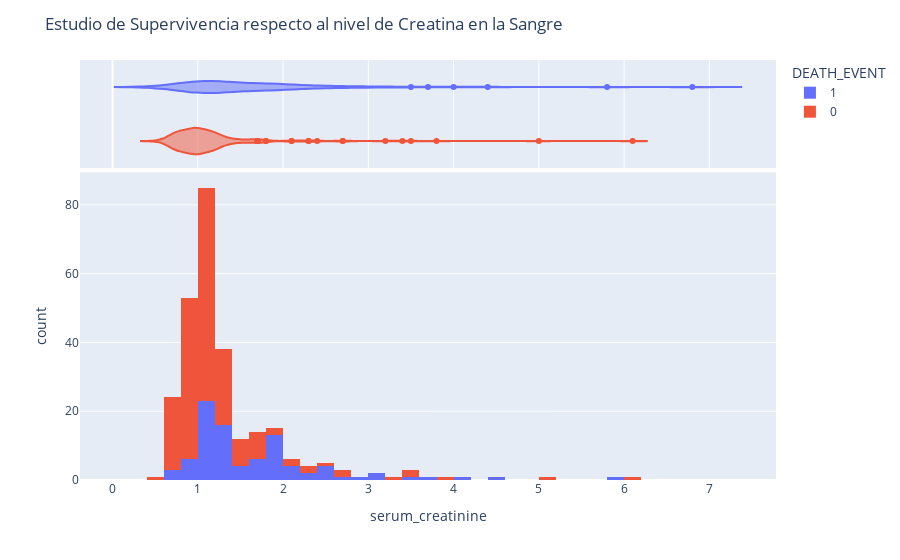

Notebook cell for this chart:
### Code cell
porcentajeC = px.histogram(train, x="serum_creatinine", color="DEATH_EVENT", marginal="violin", hover_data=train.columns)
porcentajeC.update_layout(title_text="Estudio de Supervivencia respecto al nivel de Creatinina en la Sangre")
porcentajeC.show()

### Figure 1 — Plotly figure (JSON) as saved in the notebook; plotly's stock layout.template omitted (floating-point values rounded to 4 significant figures; data arrays with more than 128 entries replaced by an {"elided": "..."} marker saying what was removed)
{"data": [{"alignmentgroup": "True", "bingroup": "x", "hovertemplate": "DEATH_EVENT=1<br>serum_creatinine=%{x}<br>count=%{y}<extra></extra>", "legendgroup": "1", "marker": {"color": "#636efa"}, "name": "1", "offsetgroup": "1", "orientation": "v", "showlegend": true, "type": "histogram", "x": [1.9, 1.1, 1.3, 1.9, 2.7, 2.1, 1.2, 1.1, 1.5, 4, 0.9, 1.1, 1.1, 1.3, 0.9, 0.8, 1, 1.9, 1.6, 0.9, 1.83, 1.9, 1, 1.3, 5.8, 1.2, 1.83, 3, 1, 1, 3.5, 1, 1, 3, 1.83, 1.2, 1.2, 1.1, 1.9, 0.9, 0.6, 4.4, 1, 1, 1.4, 6.8, 1, 2.2, 2, 1.1, 1.3, 1, 2.3, 1, 2.9, 1.3, 1, 1.2, 1.83, 1, 1.2, 0.7, 2.5, 1, 1.7, 1.2, 1.3, 1.83, 3.7, 2.1, 1.7, 2.5, 0.9, 1.1, 1.3, 2.4, 1, 1.2, 2.5, 1.2, 1.5, 0.6, 2.1, 1.6, 1.8, 1.6, 1.83, 1.7, 1.1, 1.4, 1.83], "xaxis": "x", "yaxis": "y"}, {"alignmentgroup": "True", "customdata": {"elided": "91x14 mixed values"}, "hovertemplate": "DEATH_EVENT=%{customdata[12]}<br>serum_creatinine=%{customdata[7]}<br>age=%{customdata[0]}<br>anaemia=%{customdata[1]}<br>creatinine_phosphokinase=%{customdata[2]}<br>diabetes=%{customdata[3]}<br>ejection_fraction=%{customdata[4]}<br>high_blood_pressure=%{customdata[5]}<br>platelets=%{customdata[6]}<br>serum_sodium=%{customdata[8]}<br>sex=%{customdata[9]}<br>smoking=%{customdata[10]}<br>time=%{customdata[11]}<br>is_train=%{customdata[13]}<extra></extra>", "legendgroup": "1", "marker": {"color": "#636efa"}, "name": "1", "offsetgroup": "1", "scalegroup": "x", "showlegend": false, "type": "violin", "x": [1.9, 1.1, 1.3, 1.9, 2.7, 2.1, 1.2, 1.1, 1.5, 4, 0.9, 1.1, 1.1, 1.3, 0.9, 0.8, 1, 1.9, 1.6, 0.9, 1.83, 1.9, 1, 1.3, 5.8, 1.2, 1.83, 3, 1, 1, 3.5, 1, 1, 3, 1.83, 1.2, 1.2, 1.1, 1.9, 0.9, 0.6, 4.4, 1, 1, 1.4, 6.8, 1, 2.2, 2, 1.1, 1.3, 1, 2.3, 1, 2.9, 1.3, 1, 1.2, 1.83, 1, 1.2, 0.7, 2.5, 1, 1.7, 1.2, 1.3, 1.83, 3.7, 2.1, 1.7, 2.5, 0.9, 1.1, 1.3, 2.4, 1, 1.2, 2.5, 1.2, 1.5, 0.6, 2.1, 1.6, 1.8, 1.6, 1.83, 1.7, 1.1, 1.4, 1.83], "xaxis": "x2", "yaxis": "y2"}, {"alignmentgroup": "True", "bingroup": "x", "hovertemplate": "DEATH_EVENT=0<br>serum_creatinine=%{x}<br>count=%{y}<extra></extra>", "legendgroup": "0", "marker": {"color": "#EF553B"}, "name": "0", "offsetgroup": "0", "orientation": "v", "showlegend": true, "type": "histogram", "x": {"elided": "184 float values"}, "xaxis": "x", "yaxis": "y"}, {"alignmentgroup": "True", "customdata": {"elided": "184x14 mixed values"}, "hovertemplate": "DEATH_EVENT=%{customdata[12]}<br>serum_creatinine=%{customdata[7]}<br>age=%{customdata[0]}<br>anaemia=%{customdata[1]}<br>creatinine_phosphokinase=%{customdata[2]}<br>diabetes=%{customdata[3]}<br>ejection_fraction=%{customdata[4]}<br>high_blood_pressure=%{customdata[5]}<br>platelets=%{customdata[6]}<br>serum_sodium=%{customdata[8]}<br>sex=%{customdata[9]}<br>smoking=%{customdata[10]}<br>time=%{customdata[11]}<br>is_train=%{customdata[13]}<extra></extra>", "legendgroup": "0", "marker": {"color": "#EF553B"}, "name": "0", "offsetgroup": "0", "scalegroup": "x", "showlegend": false, "type": "violin", "x": {"elided": "184 float values"}, "xaxis": "x2", "yaxis": "y2"}], "layout": {"barmode": "relative", "legend": {"title": {"text": "DEATH_EVENT"}, "tracegroupgap": 0}, "margin": {"t": 60}, "title": {"text": "Estudio de Supervivencia respecto al nivel de Creatina en la Sangre"}, "xaxis": {"anchor": "y", "domain": [0, 1], "title": {"text": "serum_creatinine"}}, "xaxis2": {"anchor": "y2", "domain": [0, 1], "matches": "x", "showgrid": true, "showticklabels": false}, "yaxis": {"anchor": "x", "domain": [0, 0.7326], "title": {"text": "count"}}, "yaxis2": {"anchor": "x2", "domain": [0.7426, 1], "matches": "y2", "showgrid": false, "showline": false, "showticklabels": false, "ticks": ""}}}
